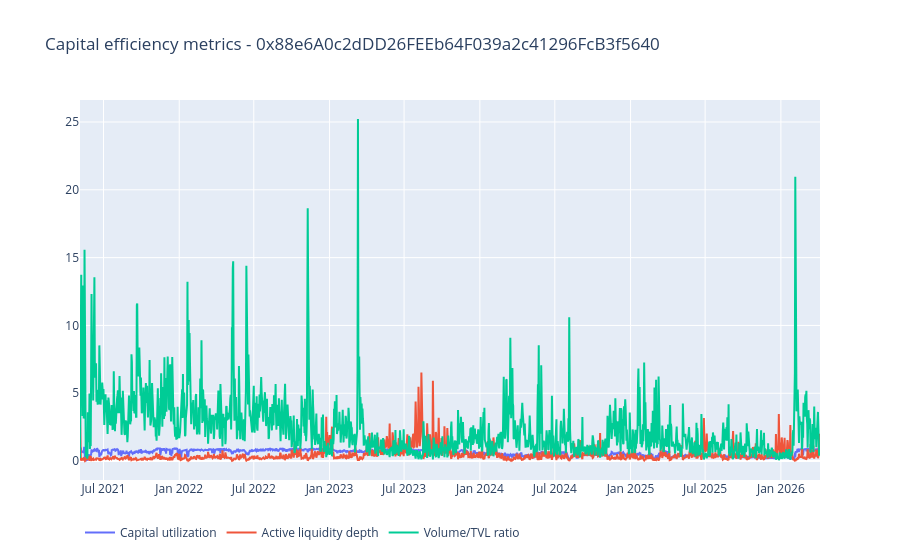

Here is the notebook cell this chart was saved with:
### Code cell
if plot_guard() and not lp_macro.empty:
    fig = go.Figure()
    fig.add_trace(go.Scatter(x=lp_macro['date'], y=lp_macro['capital_utilization'], mode='lines', name='Capital utilization'))
    fig.add_trace(go.Scatter(x=lp_macro['date'], y=lp_macro['active_liquidity_depth'], mode='lines', name='Active liquidity depth'))
    fig.add_trace(go.Scatter(x=lp_macro['date'], y=lp_macro['volume_tvl_ratio'], mode='lines', name='Volume/TVL ratio'))
    fig.update_layout(title=f'Capital efficiency metrics - {POOL}', legend=dict(orientation='h'))
    fig.show()

### Figure 1 — Plotly figure (JSON) as saved in the notebook; plotly's stock layout.template omitted (floating-point values rounded to 4 significant figures; data arrays with more than 128 entries replaced by an {"elided": "..."} marker saying what was removed)
{"data": [{"mode": "lines", "name": "Capital utilization", "type": "scatter", "x": {"elided": "1798 str values"}, "y": {"elided": "1798 float values"}}, {"mode": "lines", "name": "Active liquidity depth", "type": "scatter", "x": {"elided": "1798 str values"}, "y": {"elided": "1798 float values"}}, {"mode": "lines", "name": "Volume/TVL ratio", "type": "scatter", "x": {"elided": "1798 str values"}, "y": {"elided": "1798 float values"}}], "layout": {"legend": {"orientation": "h"}, "title": {"text": "Capital efficiency metrics - 0x88e6A0c2dDD26FEEb64F039a2c41296FcB3f5640"}}}
